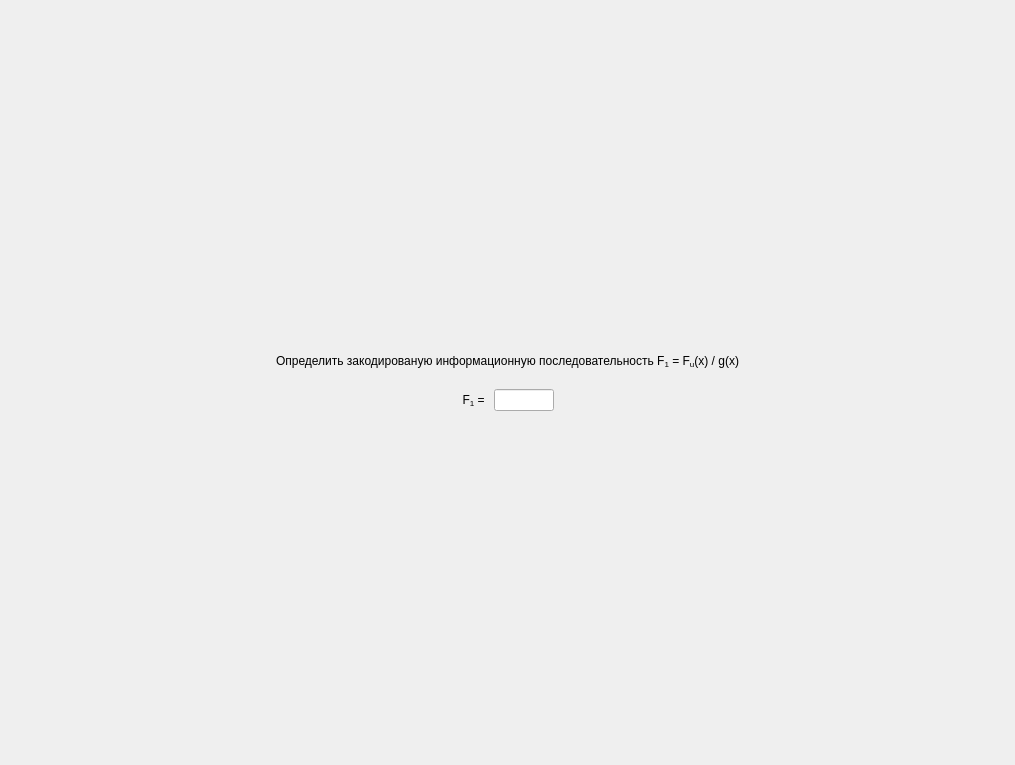
<?xml version="1.0" encoding="UTF-8"?>
<ui version="4.0">
 <class>ScreenTask15</class>
 <widget class="QFrame" name="ScreenTask15">
  <property name="geometry">
   <rect>
    <x>0</x>
    <y>0</y>
    <width>1015</width>
    <height>765</height>
   </rect>
  </property>
  <property name="windowTitle">
   <string>Frame</string>
  </property>
  <layout class="QGridLayout" name="gridLayout">
   <property name="leftMargin">
    <number>0</number>
   </property>
   <property name="topMargin">
    <number>0</number>
   </property>
   <property name="rightMargin">
    <number>0</number>
   </property>
   <property name="bottomMargin">
    <number>0</number>
   </property>
   <property name="spacing">
    <number>6</number>
   </property>
   <item row="0" column="0">
    <layout class="QVBoxLayout" name="verticalLayout">
     <item>
      <spacer name="verticalSpacer_2">
       <property name="orientation">
        <enum>Qt::Vertical</enum>
       </property>
       <property name="sizeHint" stdset="0">
        <size>
         <width>20</width>
         <height>40</height>
        </size>
       </property>
      </spacer>
     </item>
     <item>
      <widget class="QLabel" name="title_2">
       <property name="styleSheet">
        <string notr="true">font: 75 20pt &quot;MS Shell Dlg 2&quot;;</string>
       </property>
       <property name="text">
        <string>Определить закодированую информационную последовательность F&lt;sub&gt;1&lt;/sub&gt; = F&lt;sub&gt;u&lt;/sub&gt;(x) / g(x)</string>
       </property>
       <property name="alignment">
        <set>Qt::AlignCenter</set>
       </property>
       <property name="wordWrap">
        <bool>true</bool>
       </property>
      </widget>
     </item>
     <item>
      <spacer name="verticalSpacer_3">
       <property name="orientation">
        <enum>Qt::Vertical</enum>
       </property>
       <property name="sizeType">
        <enum>QSizePolicy::Minimum</enum>
       </property>
       <property name="sizeHint" stdset="0">
        <size>
         <width>0</width>
         <height>15</height>
        </size>
       </property>
      </spacer>
     </item>
     <item>
      <layout class="QHBoxLayout" name="horizontalLayout_2">
       <item>
        <spacer name="horizontalSpacer">
         <property name="orientation">
          <enum>Qt::Horizontal</enum>
         </property>
         <property name="sizeHint" stdset="0">
          <size>
           <width>0</width>
           <height>0</height>
          </size>
         </property>
        </spacer>
       </item>
       <item>
        <widget class="QLabel" name="label1">
         <property name="styleSheet">
          <string notr="true">font: 16pt &quot;MS Shell Dlg 2&quot;;</string>
         </property>
         <property name="text">
          <string>F&lt;sub&gt;1&lt;/sub&gt; = </string>
         </property>
         <property name="alignment">
          <set>Qt::AlignRight|Qt::AlignTrailing|Qt::AlignVCenter</set>
         </property>
        </widget>
       </item>
       <item>
        <widget class="QLineEdit" name="input">
         <property name="sizePolicy">
          <sizepolicy hsizetype="Fixed" vsizetype="Fixed">
           <horstretch>0</horstretch>
           <verstretch>0</verstretch>
          </sizepolicy>
         </property>
         <property name="maximumSize">
          <size>
           <width>60</width>
           <height>16777215</height>
          </size>
         </property>
         <property name="styleSheet">
          <string notr="true">font: 16pt &quot;MS Shell Dlg 2&quot;;</string>
         </property>
         <property name="maxLength">
          <number>3</number>
         </property>
         <property name="alignment">
          <set>Qt::AlignCenter</set>
         </property>
        </widget>
       </item>
       <item>
        <spacer name="horizontalSpacer_4">
         <property name="orientation">
          <enum>Qt::Horizontal</enum>
         </property>
         <property name="sizeHint" stdset="0">
          <size>
           <width>0</width>
           <height>0</height>
          </size>
         </property>
        </spacer>
       </item>
      </layout>
     </item>
     <item>
      <spacer name="verticalSpacer">
       <property name="orientation">
        <enum>Qt::Vertical</enum>
       </property>
       <property name="sizeHint" stdset="0">
        <size>
         <width>20</width>
         <height>40</height>
        </size>
       </property>
      </spacer>
     </item>
    </layout>
   </item>
  </layout>
 </widget>
 <resources/>
 <connections/>
</ui>
